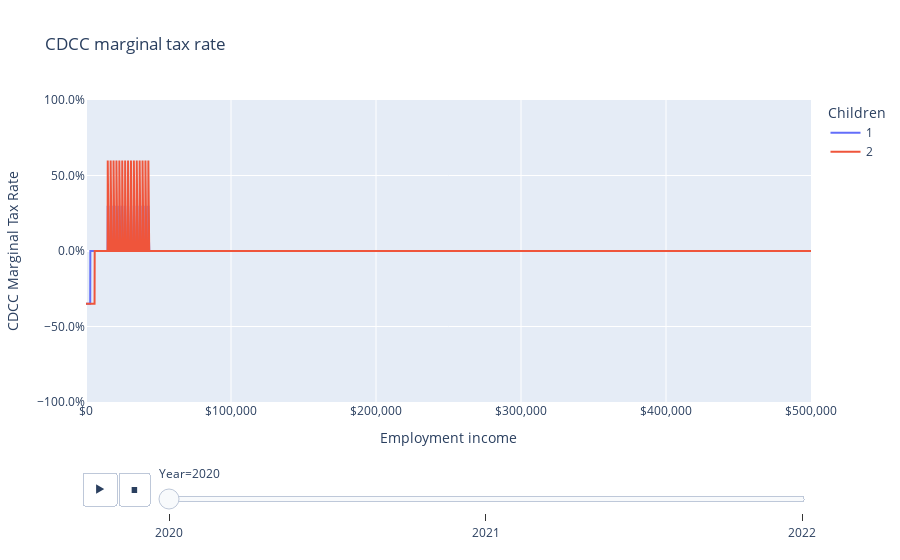

Notebook code cell kept with this figure:
### Markdown cell above
The credit phases in at 50% of income and then phases out in a stepwise fashion that produces many small cliffs (infinite marginal tax rates).

### Code cell
fig = px.line(
    df,
    "employment_income",
    "cdcc_mtr",
    color="children",
    animation_frame="year",
    labels=LABELS,
    title="CDCC marginal tax rate",
)
fig.update_layout(
    xaxis_tickformat="$,", yaxis_tickformat=".1%", yaxis_range=[-1, 1]
)
fig.show()

### Figure 1 — Plotly figure (JSON) as saved in the notebook; plotly's stock layout.template omitted (floating-point values rounded to 4 significant figures; data arrays with more than 128 entries replaced by an {"elided": "..."} marker saying what was removed)
{"data": [{"hovertemplate": "Children=1<br>Year=2020<br>Employment income=%{x}<br>CDCC Marginal Tax Rate=%{y}<extra></extra>", "legendgroup": "1", "line": {"color": "#636efa", "dash": "solid"}, "marker": {"symbol": "circle"}, "mode": "lines", "name": "1", "orientation": "v", "showlegend": true, "type": "scatter", "x": {"elided": "5001 int values"}, "xaxis": "x", "y": {"elided": "5001 float values"}, "yaxis": "y"}, {"hovertemplate": "Children=2<br>Year=2020<br>Employment income=%{x}<br>CDCC Marginal Tax Rate=%{y}<extra></extra>", "legendgroup": "2", "line": {"color": "#EF553B", "dash": "solid"}, "marker": {"symbol": "circle"}, "mode": "lines", "name": "2", "orientation": "v", "showlegend": true, "type": "scatter", "x": {"elided": "5001 int values"}, "xaxis": "x", "y": {"elided": "5001 float values"}, "yaxis": "y"}], "layout": {"legend": {"title": {"text": "Children"}, "tracegroupgap": 0}, "sliders": [{"active": 0, "currentvalue": {"prefix": "Year="}, "len": 0.9, "pad": {"b": 10, "t": 60}, "steps": [{"args": [["2020"], {"frame": {"duration": 0, "redraw": false}, "fromcurrent": true, "mode": "immediate", "transition": {"duration": 0, "easing": "linear"}}], "label": "2020", "method": "animate"}, {"args": [["2021"], {"frame": {"duration": 0, "redraw": false}, "fromcurrent": true, "mode": "immediate", "transition": {"duration": 0, "easing": "linear"}}], "label": "2021", "method": "animate"}, {"args": [["2022"], {"frame": {"duration": 0, "redraw": false}, "fromcurrent": true, "mode": "immediate", "transition": {"duration": 0, "easing": "linear"}}], "label": "2022", "method": "animate"}], "x": 0.1, "xanchor": "left", "y": 0, "yanchor": "top"}], "title": {"text": "CDCC marginal tax rate"}, "updatemenus": [{"buttons": [{"args": [null, {"frame": {"duration": 500, "redraw": false}, "fromcurrent": true, "mode": "immediate", "transition": {"duration": 500, "easing": "linear"}}], "label": "&#9654;", "method": "animate"}, {"args": [[null], {"frame": {"duration": 0, "redraw": false}, "fromcurrent": true, "mode": "immediate", "transition": {"duration": 0, "easing": "linear"}}], "label": "&#9724;", "method": "animate"}], "direction": "left", "pad": {"r": 10, "t": 70}, "showactive": false, "type": "buttons", "x": 0.1, "xanchor": "right", "y": 0, "yanchor": "top"}], "xaxis": {"anchor": "y", "domain": [0, 1], "tickformat": "$,", "title": {"text": "Employment income"}}, "yaxis": {"anchor": "x", "domain": [0, 1], "range": [-1, 1], "tickformat": ".1%", "title": {"text": "CDCC Marginal Tax Rate"}}}}
